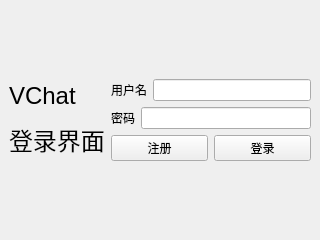
<?xml version="1.0" encoding="UTF-8"?>
<ui version="4.0">
 <class>LoginWindow</class>
 <widget class="QMainWindow" name="LoginWindow">
  <property name="geometry">
   <rect>
    <x>0</x>
    <y>0</y>
    <width>320</width>
    <height>240</height>
   </rect>
  </property>
  <property name="windowTitle">
   <string>登录</string>
  </property>
  <widget class="QWidget" name="centralwidget">
   <layout class="QGridLayout" name="gridLayout">
    <item row="0" column="1">
     <layout class="QVBoxLayout" name="verticalLayout">
      <item>
       <layout class="QHBoxLayout" name="horizontalLayout_9">
        <item>
         <widget class="QLabel" name="label_3">
          <property name="text">
           <string>用户名</string>
          </property>
         </widget>
        </item>
        <item>
         <widget class="QLineEdit" name="username_edit"/>
        </item>
       </layout>
      </item>
      <item>
       <layout class="QHBoxLayout" name="horizontalLayout">
        <item>
         <widget class="QLabel" name="label_2">
          <property name="text">
           <string>密码</string>
          </property>
         </widget>
        </item>
        <item>
         <widget class="QLineEdit" name="pwd_edit"/>
        </item>
       </layout>
      </item>
      <item>
       <layout class="QHBoxLayout" name="horizontalLayout_7">
        <item>
         <widget class="QPushButton" name="register_btn">
          <property name="text">
           <string>注册</string>
          </property>
         </widget>
        </item>
        <item>
         <widget class="QPushButton" name="login_btn">
          <property name="text">
           <string>登录</string>
          </property>
         </widget>
        </item>
       </layout>
      </item>
     </layout>
    </item>
    <item row="0" column="0">
     <widget class="QLabel" name="label">
      <property name="sizePolicy">
       <sizepolicy hsizetype="Fixed" vsizetype="Preferred">
        <horstretch>0</horstretch>
        <verstretch>0</verstretch>
       </sizepolicy>
      </property>
      <property name="text">
       <string>&lt;html&gt;&lt;head/&gt;&lt;body&gt;&lt;p&gt;&lt;span style=&quot; font-size:18pt;&quot;&gt;VChat&lt;/span&gt;&lt;/p&gt;&lt;p&gt;&lt;span style=&quot; font-size:18pt;&quot;&gt;登录界面&lt;/span&gt;&lt;/p&gt;&lt;/body&gt;&lt;/html&gt;</string>
      </property>
     </widget>
    </item>
   </layout>
  </widget>
 </widget>
 <resources/>
 <connections/>
</ui>
